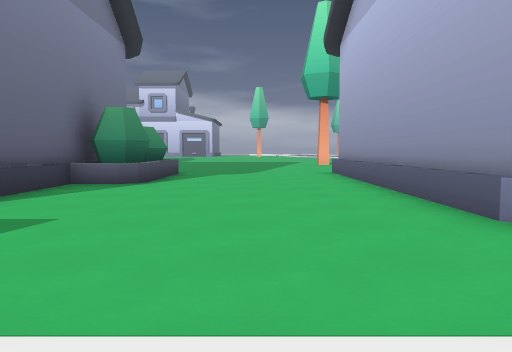
View 1 (above)

24 first-person views from a walk through a 3-D level made in the Godot game engine. The camera is 1.2 m above the floor, tilts 4° down and sees 70° across. The floor is counted in squares, 2 m on a side. Each view is taken from the middle of a square. On the plan, view 1 faces up. The plan holds only what a view shows up to about 10 squares ahead; the rest is blank. The place goes on beyond the plan.

View 2
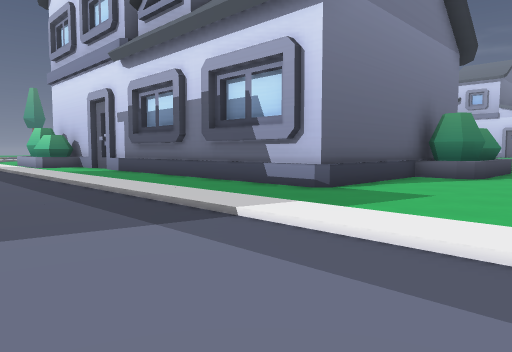

View 3
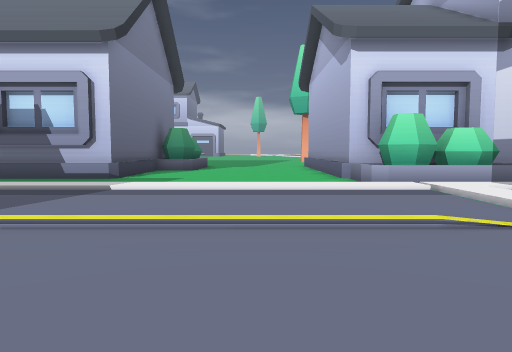

View 4
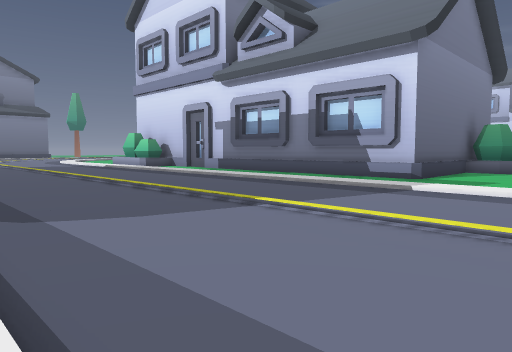

View 5
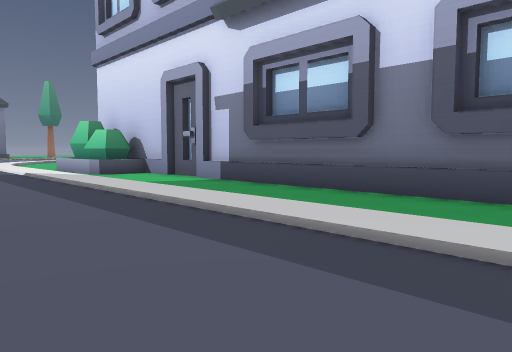

View 6
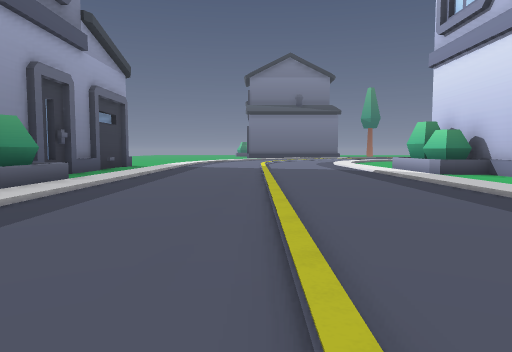

View 7
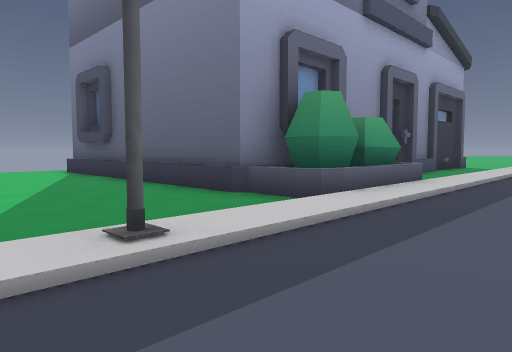

View 8
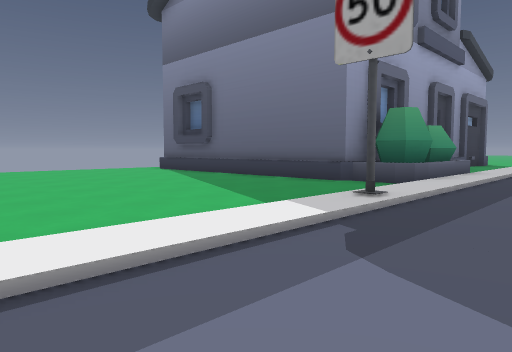

View 9
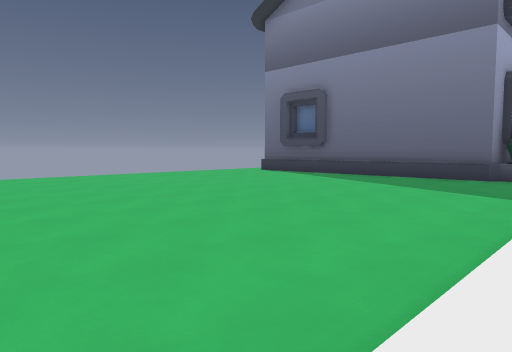

View 10
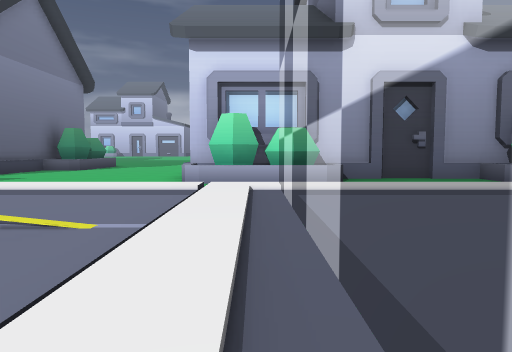

View 11
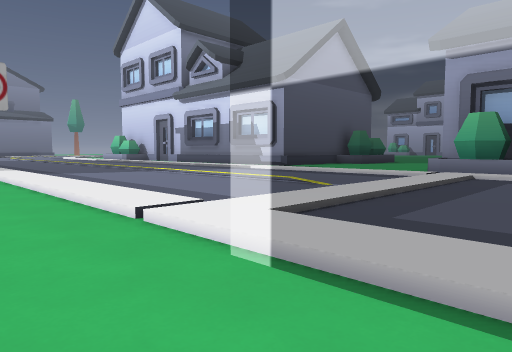

View 12
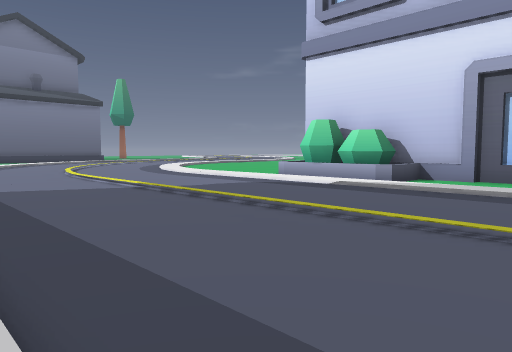

View 13
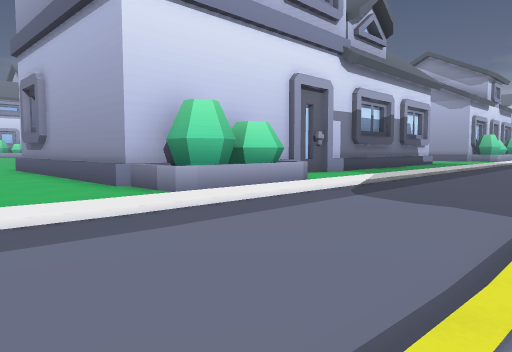

View 14
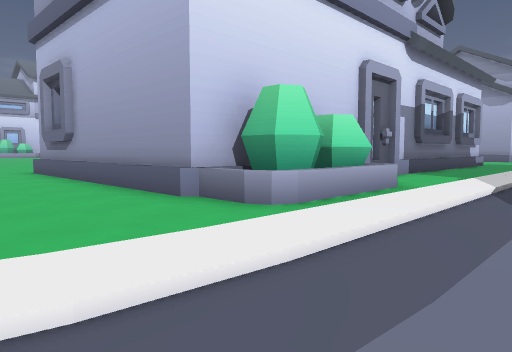

View 15
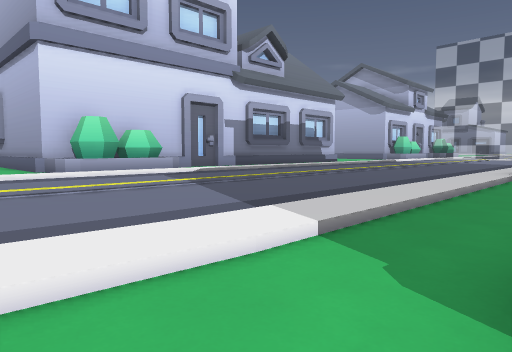

View 16
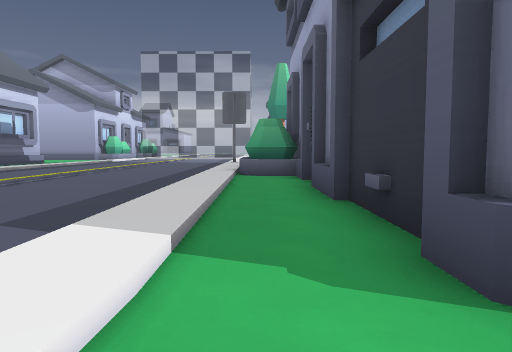

View 17
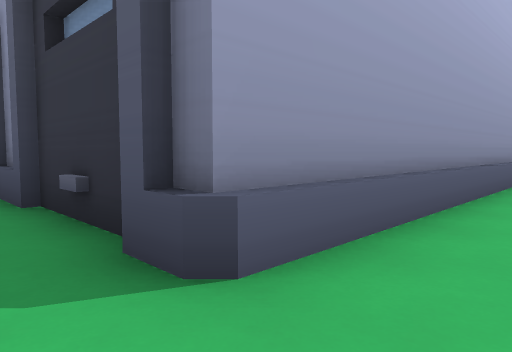

View 18
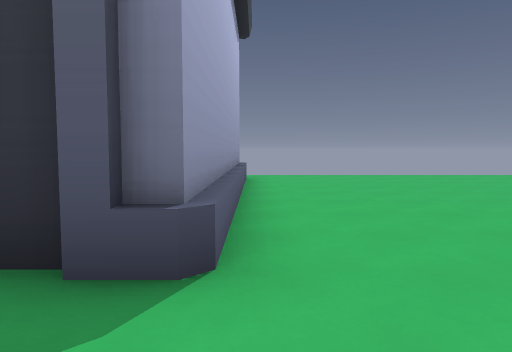

View 19
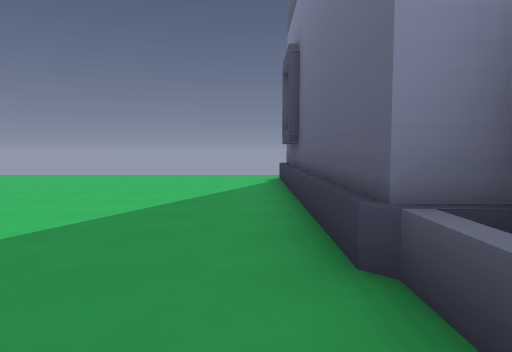

View 20
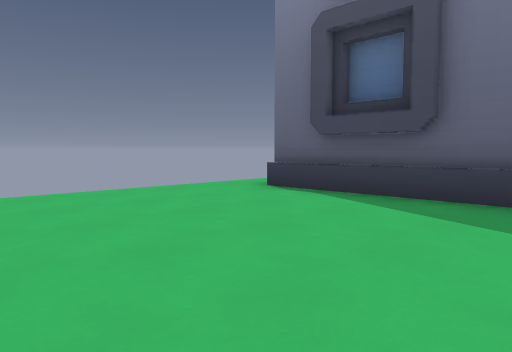

View 21
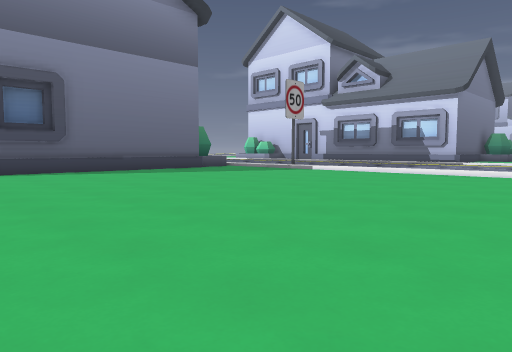

View 22
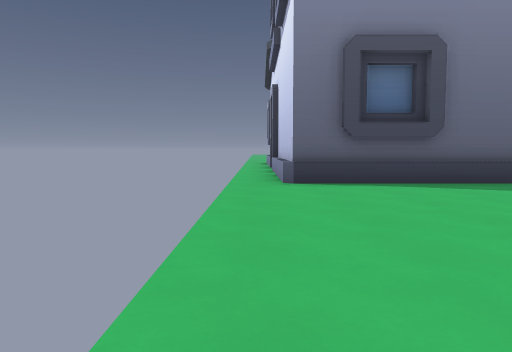

View 23
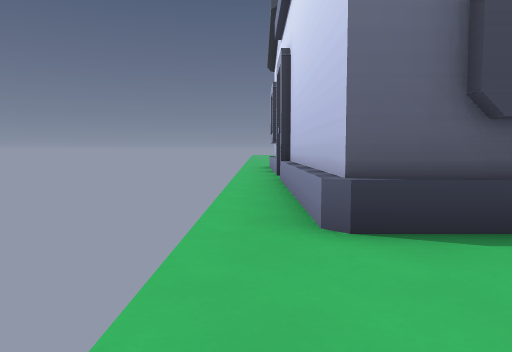

View 24
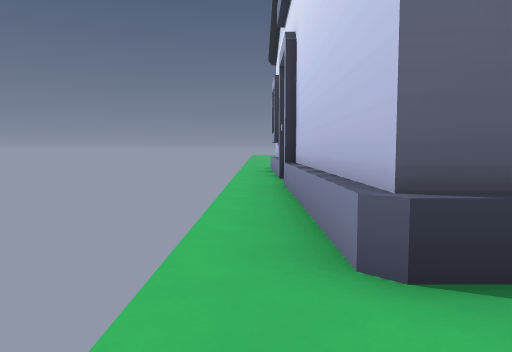

### Floor plan
Key: @ floor where view 1 was taken; # wall or solid block; . main floor; : floor 0.25 m higher than the main floor; / step, stairs or slope; ^ raised ledge; B building; S sign.
Columns run from 21 left of view 1 to 11 right of it. Each row starts with its distance up from view 1.
 10   .#               ^...B
  9   .#              #^...B
  8   .#             ##^...B
  7  ..#             #^....B
  6  ..#             #.....B
  5  ..#             #.....B
  4  ..#   ###       #.....B
  3  ..^####.#########......BBBB##BBB
  2 ...^###.................BBBB...B
  1 //////////////////////////
  0 .....................@..//
 -1 ........................//
 -2 ........................//
 -3 ./////////////////////////
 -4 ........................//
 -5 ........................//
 -6 :::::::::::::::S::::::::/:##
 -7 .........BBBB...............
 -8 ..###B#BBBBBB.......... ....
 -9 ..          B..........
-10 ..          B..........
-11 ..          B..........
-12 ..          B..........
-13 ..          #...........
-14 ..          #...........
-15 ..B BBBBBB##B...........
-16 ..  ....................

Where each view was taken, in squares from view 1:
view 1: 0 up, 0 right, facing up
view 2: 2 down, 0 right, facing up-left
view 3: 6 down, 0 right, facing up
view 4: 6 down, 0 right, facing up-left
view 5: 2 down, 5 left, facing up-left
view 6: 3 down, 5 left, facing left
view 7: 4 down, 5 left, facing down-left
view 8: 4 down, 2 left, facing down-left
view 9: 6 down, 1 right, facing down-left
view 10: 6 down, 4 right, facing up
view 11: 8 down, 6 right, facing up-left
view 12: 6 down, 11 left, facing up-left
view 13: 3 down, 21 left, facing up-right
view 14: 1 down, 21 left, facing up-right
view 15: 8 down, 21 left, facing up-right
view 16: 7 down, 21 left, facing right
view 17: 7 down, 21 left, facing down-right
view 18: 6 down, 20 left, facing down
view 19: 6 down, 8 left, facing down
view 20: 11 down, 4 left, facing down-left
view 21: 16 down, 2 right, facing up-left
view 22: 16 down, 2 left, facing left
view 23: 16 down, 6 left, facing left
view 24: 16 down, 7 left, facing left
